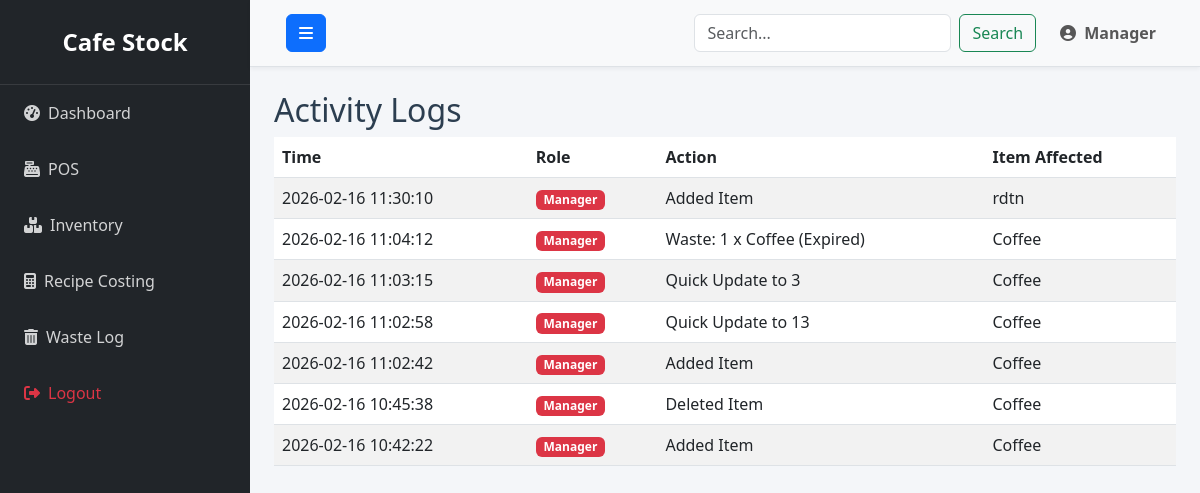
Page /logs.php (signed in) on the earlier database version.
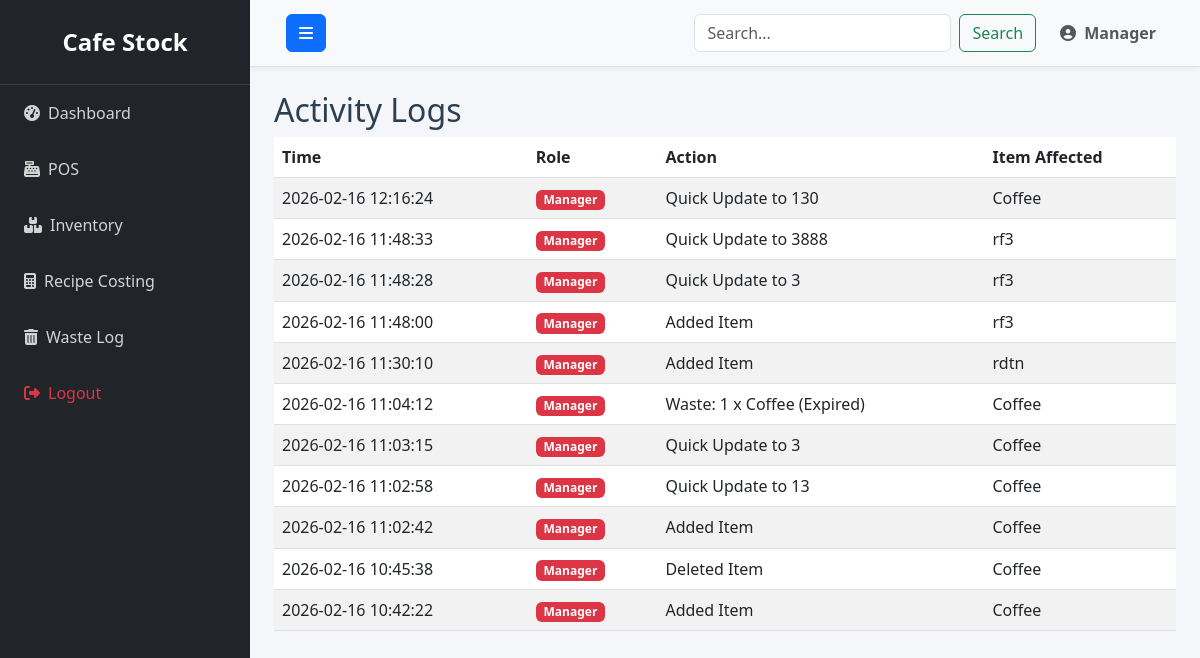
Same page on the later database version.
### tables this page shows
CREATE TABLE logs (
        id INTEGER PRIMARY KEY AUTOINCREMENT,
        user_role TEXT NOT NULL,
        action TEXT NOT NULL,
        item_name TEXT,
        timestamp DATETIME DEFAULT CURRENT_TIMESTAMP
    );

### logs.php (the view)
<?php
require_once 'db.php';
require_once 'header.php';
$stmt = $db->query("SELECT * FROM logs ORDER BY timestamp DESC");
$logs = $stmt->fetchAll(PDO::FETCH_ASSOC);
?>
<h2>Activity Logs</h2>
<table class="table table-striped">
    <thead>
        <tr>
            <th>Time</th>
            <th>Role</th>
            <th>Action</th>
            <th>Item Affected</th>
        </tr>
    </thead>
    <tbody>
        <?php foreach ($logs as $log): ?>
            <tr>
                <td><?php echo $log['timestamp']; ?></td>
                <td><span class="badge bg-<?php echo ($log['user_role'] == 'manager' ? 'danger' : 'info'); ?>"><?php echo ucfirst($log['user_role']); ?></span></td>
                <td><?php echo htmlspecialchars($log['action']); ?></td>
                <td><?php echo htmlspecialchars($log['item_name']); ?></td>
            </tr>
        <?php endforeach; ?>
    </tbody>
</table>
</body>
</html>

Differences in the rows shown:
added logs: timestamp "2026-02-16 12:16:24", user_role "Manager", action "Quick Update to 130", item_name "Coffee"
added logs: timestamp "2026-02-16 11:48:33", user_role "Manager", action "Quick Update to 3888", item_name "rf3"
added logs: timestamp "2026-02-16 11:48:28", user_role "Manager", action "Quick Update to 3", item_name "rf3"
added logs: timestamp "2026-02-16 11:48:00", user_role "Manager", action "Added Item", item_name "rf3"
